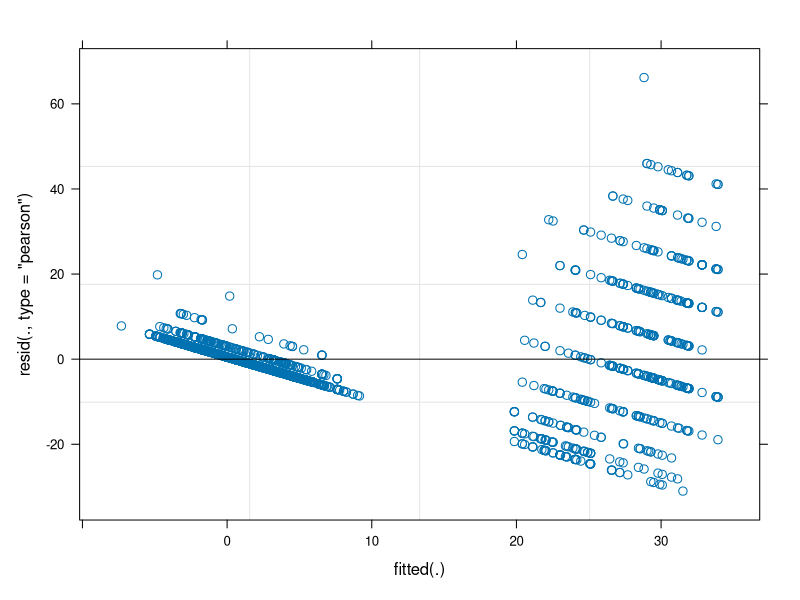
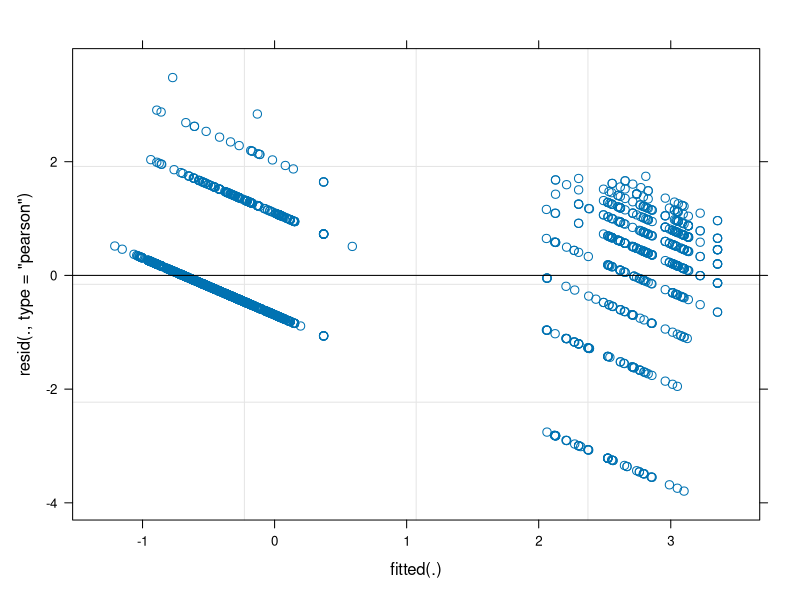

The R script that drew these images, in order: (Note: this script raises an error after producing the figures.)
library(rstudioapi)
library(pROC)
library(lme4)
library(merTools)
library(lmerTest)

setwd(dirname(getActiveDocumentContext()$path))
df <- read.csv('../dataset/excluding weeds/understorey_cleaned.csv')


df$Plot <- factor(df$Plot)
df$Treatment <- factor(df$Treatment)
df$Fenced <- df$Fenced=="True"
df$Gap <- df$Gap=="True"
df$Shade.Tolerant <- df$Shade.Tolerant=="True"
df$Weed <- df$Weed=="True"
df$Year2 <- df$Year
df$log_abund <- log(df$Abundance)

#########################
# Model Large Forb/Herb #
#########################

# LF = Large Forb/herb
df_LF <- df[df$Life.Form=="Large Forb/Herb",]

LF_m1 <- lmer(Abundance~ (Treatment + Year + Year2 + Gap + Fenced + Weed)^2 +
                (1|Plot) + (1|Species.Name), data=df_LF)
LF_m2 <- get_model(step(LF_m1))
summary(LF_m2)


plot(LF_m2)
RSS <- sum((df_LF$Abundance - fitted(LF_m2, df_LF))^2)
TSS <- sum((df_LF$Abundance - mean(df_LF$Abundance))^2)
R2 <- 1-RSS/TSS
R2
# 0.6




LF_m3 <- lmer(log_abund ~ (Treatment + Year + Year2 + Gap + Fenced + Weed)^2 +
                (1|Plot) + (1|Species.Name), data=df_LF)
LF_m4 <- get_model(step(LF_m3))
summary(LF_m4)
plot(LF_m4)

RSS <- sum((df_LF$log_abund - fitted(LF_m4, df_LF))^2)
TSS <- sum((df_LF$log_abund - mean(df_LF$log_abund))^2)
R2 <- 1-RSS/TSS
R2
# 0.73




#############################
# Model Medium Tufted Grass #
#############################

df_MTG <- df[df$Life.Form=="Medium Tufted grass/sedge",]

MTG_m1 <- lmer(Abundance~ (Treatment + Year + Year2 + Gap + Fenced)^2 +
                (1|Plot) + (1|Species.Name), data=df_MTG)
MTG_m2 <- get_model(step(MTG_m1))
summary(MTG_m2)

plot(MTG_m2)
RSS <- sum((df_MTG$Abundance - fitted(MTG_m2, df_MTG))^2)
TSS <- sum((df_MTG$Abundance - mean(df_MTG$Abundance))^2)
R2 <- 1-RSS/TSS
R2
# 0.43

MTG_m3 <- lmer(log_abund ~ (Treatment + Year + Year2 + Gap + Fenced + Weed)^2 +
                (1|Plot) + (1|Species.Name), data=df_MTG)
MTG_m4 <- get_model(step(MTG_m3))
summary(MTG_m4)
plot(MTG_m4)

RSS <- sum((df_LF$log_abund - fitted(LF_m4, df_LF))^2)
TSS <- sum((df_LF$log_abund - mean(df_LF$log_abund))^2)
R2 <- 1-RSS/TSS
R2
# 0.73


#################################
# Model Medium Non-tufted Grass #
#################################

df_MNTG <- df[df$Life.Form=="Medium Non-tufted grass/sedge",]

MNTG_m1 <- lmer(Abundance~ (Treatment + Year + Year2 + Gap + Fenced)^2 +
                 (1|Plot) + (1|Species.Name), data=df_MNTG)
MNTG_m2 <- get_model(step(MNTG_m1))
summary(MNTG_m2)

plot(MNTG_m2)
RSS <- sum((df_MNTG$Abundance - fitted(MNTG_m2, df_MNTG))^2)
TSS <- sum((df_MNTG$Abundance - mean(df_MNTG$Abundance))^2)
R2 <- 1-RSS/TSS
R2
# 0.16


MNTG_m3 <- lmer(log_abund ~ (Treatment + Year + Year2 + Gap + Fenced + Weed)^2 +
                 (1|Plot) + (1|Species.Name), data=df_MNTG)
MNTG_m4 <- get_model(step(MNTG_m3))
summary(MNTG_m4)
plot(MNTG_m4)

RSS <- sum((df_MNTG$log_abund - fitted(MNTG_m4, df_MNTG))^2)
TSS <- sum((df_MNTG$log_abund - mean(df_MNTG$log_abund))^2)
R2 <- 1-RSS/TSS
R2
# 0.23
